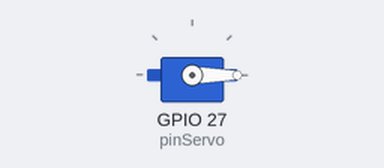
This sketch was run on a simulated ESP32. On the bench: servo. Servo pulses on a pin are drawn as a servo (544–2400 µs = 0–180°).

Above: at 0.05 s.
At 3.0 s:
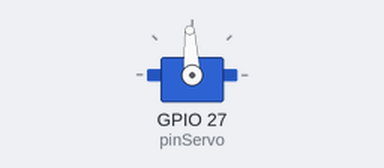
At 6.0 s:
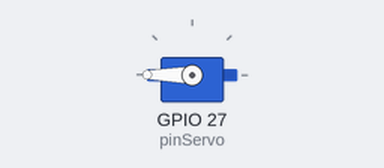
Timing chart, 0 to 7.8 s (numbered marks = the images above):
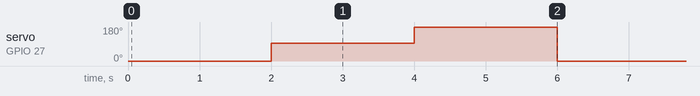

The sketch:

servo_test.ino
```cpp
// Sketch uji dan kalibrasi servo (1 servo di GPIO27): bergerak 0 -> 90 -> 180 derajat.
// Memakai API ledcAttach, sehingga butuh Arduino-ESP32 core versi 3.x.
// PIN YANG DIGUNAKAN
const int pinServo = 27;

void setup() {
  // Memulai PWM pada pin 27
  // Parameter: (pin, frekuensi, resolusi)
  // Frekuensi servo standar adalah 50Hz
  ledcAttach(pinServo, 50, 10);
}

void loop() {
  // 1. Gerak ke 0 derajat
  // Nilai 26 adalah pulse width untuk 0 derajat pada resolusi 10-bit
  ledcWrite(pinServo, 26);
  delay(2000); // Tunggu 2 detik

  // 2. Gerak ke 90 derajat
  // Nilai 77 adalah pulse width untuk 90 derajat
  ledcWrite(pinServo, 77);
  delay(2000); // Tunggu 2 detik

  // 3. Gerak ke 180 derajat
  // Nilai 128 adalah pulse width untuk 180 derajat
  ledcWrite(pinServo, 128);
  delay(2000); // Tunggu 2 detik
}
```

Measured:
- by itself, servo on GPIO 27 (pinServo): repeats every 6.0 s: 180° 2.0 s, 0° 2.0 s, 93° 2.0 s
